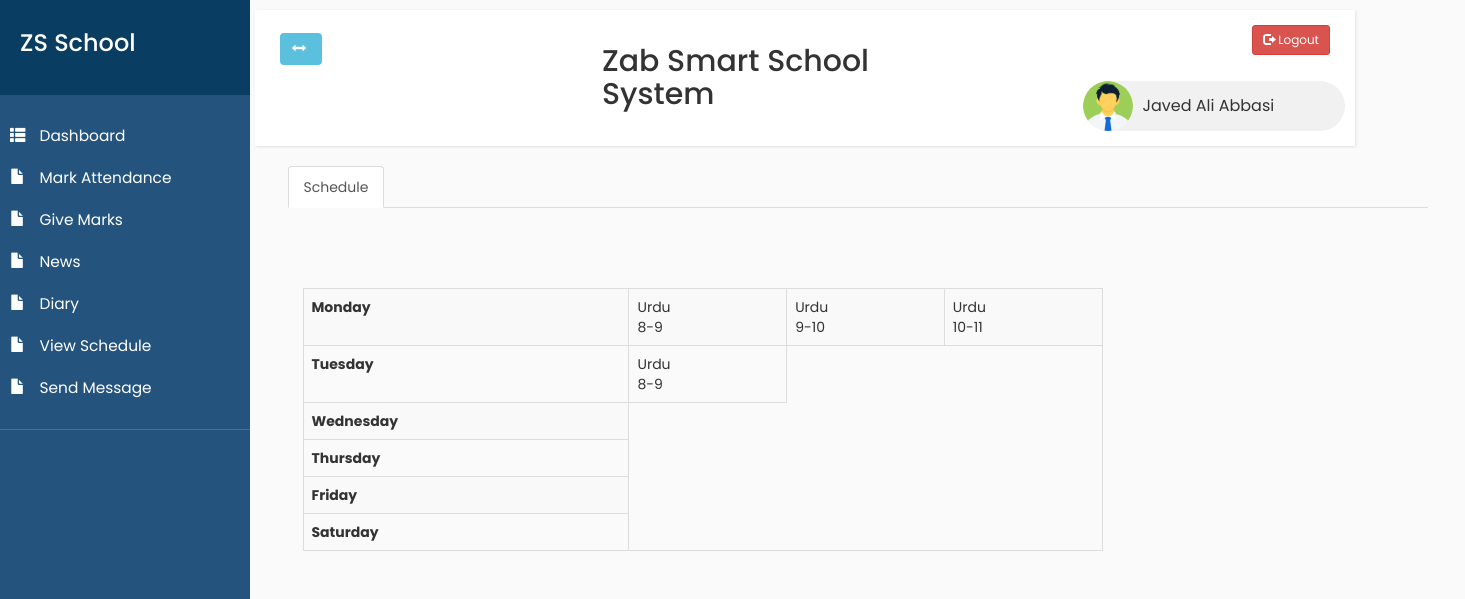
The app's page /Application/teacher/ViewSchedule.php (signed in) with its own data.
### tables this page shows
CREATE TABLE `teacher_tb` (
  `teacher_id` int(11) NOT NULL,
  `teacher_name` varchar(50) NOT NULL,
  `email` varchar(50) NOT NULL,
  `phone` varchar(50) NOT NULL,
  `username` varchar(50) NOT NULL,
  `password` varchar(50) NOT NULL
);

CREATE TABLE `schedule_tb` (
  `sc_id` int(11) NOT NULL,
  `class_id` int(11) NOT NULL,
  `section_id` int(11) NOT NULL,
  `subject_id` int(11) NOT NULL,
  `day` varchar(50) NOT NULL,
  `slot` varchar(50) NOT NULL
);

CREATE TABLE `subject_tb` (
  `subject_id` int(11) NOT NULL,
  `subject_name` varchar(50) NOT NULL,
  `class_id` int(11) NOT NULL,
  `teacher_id` int(11) NOT NULL
);

### Application/teacher/ViewSchedule.php (the view, shortened to what this page needs)
<?php
if ($_SESSION["login_teacher"] == null) {
    header("location: index.php");
} else {
    include_once('include/teacher_navbar.php');
    ?>
    <!DOCTYPE html>
    <html lang="en">
    <head>
        <link rel="stylesheet" href="https://maxcdn.bootstrapcdn.com/bootstrap/3.4.0/css/bootstrap.min.css">
        <link rel="stylesheet" href="style4.css" type="text/css">
    </head>
    <body style="overflow-x:hidden" onload="minutes()">
        <div class="container">
            <ul class="nav nav-tabs">
                <li class="active"><a data-toggle="tab" href="#table">Schedule</a></li>
            </ul>
            <div class="tab-content">
                <div id="table" class="tab-pane fade in active">
                    <div class="container">
                        <br><br>
                        <?php
                            $connection = mysqli_connect("localhost", "root", "", "sms1_db");
                            ?>
                        <br><br>
                        <table id="editable_table" class="table table-bordered table-striped" style="width: 800px;">
                            <?php
                                $username = $_SESSION['login_teacher'];
                                $query = "SELECT * FROM teacher_tb WHERE username='$username'";
                                $query_run = mysqli_query($connection, $query);
                                if (mysqli_num_rows($query_run) == 1) {
                                    $row = mysqli_fetch_assoc($query_run);
                                    $teacher_id = $row["teacher_id"];
                                }
                                ?>
                            <tr>
                                <th>Monday</th>
                                <?php
                                    $query = "SELECT * FROM subject_tb WHERE teacher_id='$teacher_id'";
                                    $query_run = mysqli_query($connection, $query);
                                    if (mysqli_num_rows($query_run) > 0) {
                                        while ($row = mysqli_fetch_assoc($query_run)) {
                                            $subject_id = $row["subject_id"];
                                            $query1 = "SELECT * from schedule_tb where subject_id='$subject_id' and day='Monday'";
                                            $query_run1 = mysqli_query($connection, $query1);
                                            if (mysqli_num_rows($query_run1) > 0) {
                                                while ($row = mysqli_fetch_assoc($query_run1)) {
                                                    $query2 = "SELECT * from subject_tb where subject_id='$subject_id'";
                                                    $query_run2 = mysqli_query($connection, $query2);
                                                    $row1 = mysqli_fetch_assoc($query_run2);
                                                    $subject_name = $row1["subject_name"];
                                                    echo '<td> ' . $subject_name . '<br>' . $row["slot"] .
                                                        '</td>';
                                                }
                                            }
                                        }
                                    }
                                    ?>
                            </tr>
                            <tr>
                                <th>Tuesday</th>
                                <?php
                                    $query = "SELECT * FROM subject_tb WHERE teacher_id='$teacher_id'";
                                    $query_run = mysqli_query($connection, $query);
                                    if (mysqli_num_rows($query_run) > 0) {
                                        while ($row = mysqli_fetch_assoc($query_run)) {
                                            $subject_id = $row["subject_id"];
                                            $query1 = "SELECT * from schedule_tb where subject_id='$subject_id' and day='Tuesday'";
                                            $query_run1 = mysqli_query($connection, $query1);
                                            if (mysqli_num_rows($query_run1) > 0) {
                                                while ($row = mysqli_fetch_assoc($query_run1)) {
                                                    $query2 = "SELECT * from subject_tb where subject_id='$subject_id'";
                                                    $query_run2 = mysqli_query($connection, $query2);
                                                    $row1 = mysqli_fetch_assoc($query_run2);
                                                    $subject_name = $row1["subject_name"];
                                                    echo '<td> ' . $subject_name . '<br>' . $row["slot"] .
                                                        '</td>';
                                                }
                                            }
                                        }
                                    }
                                    ?>
                            </tr>
                            <tr>
                                <th>Wednesday</th>
                            </tr>
                            <tr>
                            <th>Thursday</th>
                            </tr>
                            <tr>
                            <th>Friday</th>
                            </tr>
                            <tr>
                            <th>Saturday</th>
                            </tr>
                        </table>
                    </div>
                </div>
            </div>
        </div>
    </body>
    </html>
<?php
}
?>

### Application/teacher/include/teacher_navbar.php (shortened to what this page needs)
<?php
$connection = mysqli_connect("localhost", "root", "", "sms1_db");
?>
<!DOCTYPE html>
<html>
<head>
    <link rel="stylesheet" href="https://maxcdn.bootstrapcdn.com/bootstrap/3.3.7/css/bootstrap.min.css">
    <link rel="stylesheet" href="style4.css">
    <link rel="stylesheet" href="https://cdnjs.cloudflare.com/ajax/libs/font-awesome/4.7.0/css/font-awesome.min.css">
</head>
<body>
    <div class="wrapper">
        <nav id="sidebar">
            <div class="sidebar-header">
                <h3>ZS School</h3>
            </div>
            <ul class="list-unstyled components ">
                <li>
                    <a href="#">
                        <i class="glyphicon glyphicon-th-list"></i>
                        Dashboard
                    </a>
                </li>
                <li>
                    <a href="MarkAttendance.php">
                        <i class="glyphicon glyphicon-file"></i>
                        Mark Attendance
                    </a>
                </li>
                <li>
                    <a href="GiveMarks.php">
                        <i class="glyphicon glyphicon-file"></i>
                        Give Marks
                    </a>
                </li>
                <li>
                    <a href="ViewNews.php">
                        <i class="glyphicon glyphicon-file"></i>
                        News
                    </a>
                </li>
                <li>
                    <a href="Diary.php">
                        <i class="glyphicon glyphicon-file"></i>
                        Diary
                    </a>
                </li>
                <li>
                    <a href="ViewSchedule.php">
                        <i class="glyphicon glyphicon-file"></i>
                        View Schedule
                    </a>
                </li>
                <li>
                    <a href="MessageT.php">
                        <i class="glyphicon glyphicon-file"></i>
                        Send Message
                    </a>
                </li>
        </nav>
        <div id="content">
            <div class="row" style=" width:1100px">
                <nav class="navbar navbar-default ">
                    <div class="container-fluid ">
                        <div class="col-lg-1.0">
                            <div class="navbar-header ">
                                <button type="button" id="sidebarCollapse" class="btn btn-info navbar-btn">
                                    <i class="
								glyphicon glyphicon-resize-horizontal"></i>
                                </button>
                            </div>
                            <div class="col-lg-9">
                                <div class="zab">
                                    <h2>Zab Smart School System</h2>
                                </div>
                            </div>
                            <?php
                            $teacher_name = "";
                            $username = $_SESSION['login_teacher'];
                            $query = "SELECT teacher_id,teacher_name FROM teacher_tb WHERE username='$username'";
                            $query_run = mysqli_query($connection, $query);
                            if (mysqli_num_rows($query_run) == 1) {
                                $row = mysqli_fetch_assoc($query_run);
                                $teacher_name = $row["teacher_name"];
                            }
                            ?>
                            <a href="../../logout.php" id="destroy" class="btn btn-danger btn-sm" style="float: right;">
                                <span class="glyphicon glyphicon-log-out"></span> Logout
                            </a>
                            <div class="col-lg-1.5">
                                <div class="chip navbar-right col-xs-3 ">
                                    <img src="avatar.png">
                                    <?php echo  $teacher_name ?>
                                </div>
                            </div>
                        </div>
                    </div>
                </nav>
            </div>

### Application/teacher/style4.css (style rules this page uses)
body { font-family: 'Poppins', sans-serif; background: #fafafa; margin-top: -10px }
a, a:hover, a:focus { color: inherit; text-decoration: none; transition: all 0.3s; }
.navbar { padding: 15px 10px; background: #fff; border: none; border-radius: 0; margin-bottom: 20px; box-shadow: 1px 1px 3px rgba(0, 0, 0, 0.1); }
.navbar-btn { box-shadow: none; outline: none !important; border: none; }
i, span { display: inline-block; }
.wrapper { display: flex; align-items: stretch; }
#sidebar { min-width: 250px; max-width: 250px; background: #24547D; color: #fff; transition: all 0.6s; }
#sidebar ul li a { text-align: left; }
#sidebar .sidebar-header { padding: 20px; background: #0A3D62; height: 105px; }
#sidebar ul.components { padding: 20px 0; border-bottom: 1px solid #47748b; }
#sidebar ul li a { padding: 10px; font-size: 1.1em; display: block; }
#sidebar ul li a i { margin-right: 10px; }
#content { padding: 20px; min-height: 100vh; transition: all 0.3s; width: 100%; }
.zab { margin-left: 35%; margin-right: 25%; }
.chip { display: inline-block; padding: 0 25px; height: 50px; font-size: 16px; line-height: 50px; border-radius: 25px; background-color: #f1f1f1; margin-top: -40px; }
.chip img { float: left; margin: 0 10px 0 -25px; height: 50px; width: 50px; border-radius: 50%; }

### records on screen
teacher_tb: teacher_name "Javed Ali Abbasi"
schedule_tb: subject.subject_name "Urdu", slot "8-9"
schedule_tb: subject.subject_name "Urdu", slot "9-10"
schedule_tb: subject.subject_name "Urdu", slot "10-11"
schedule_tb: subject.subject_name "Urdu", slot "8-9"
